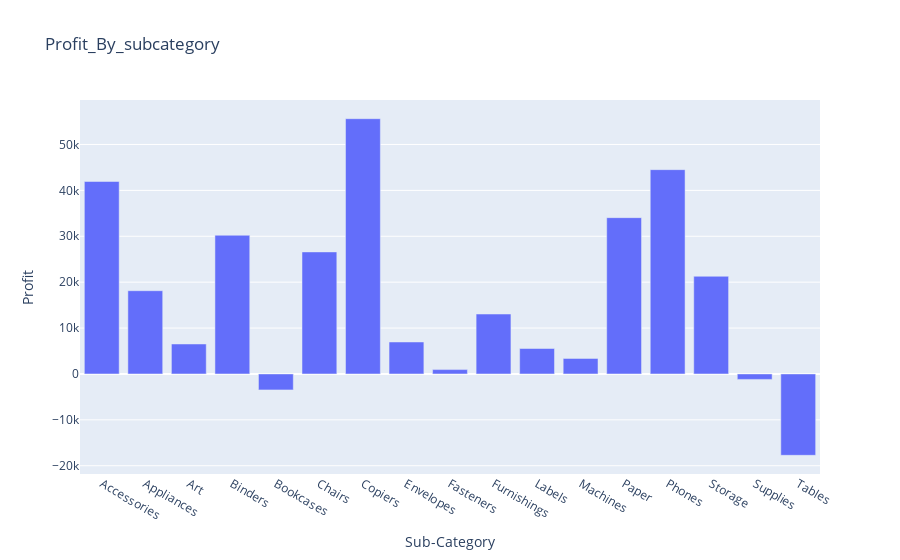

Notebook code cell kept with this figure:
### Code cell
fig = px.bar(Profit_By_subcategory, x='Sub-Category' , y='Profit', title='Profit_By_subcategory')
fig.show()

### Figure 1 — Plotly figure (JSON) as saved in the notebook; plotly's stock layout.template omitted (floating-point values rounded to 4 significant figures)
{"data": [{"alignmentgroup": "True", "hovertemplate": "Sub-Category=%{x}<br>Profit=%{y}<extra></extra>", "legendgroup": "", "marker": {"color": "#636efa", "pattern": {"shape": ""}}, "name": "", "offsetgroup": "", "orientation": "v", "showlegend": false, "textposition": "auto", "type": "bar", "x": ["Accessories", "Appliances", "Art", "Binders", "Bookcases", "Chairs", "Copiers", "Envelopes", "Fasteners", "Furnishings", "Labels", "Machines", "Paper", "Phones", "Storage", "Supplies", "Tables"], "xaxis": "x", "y": [41940.0, 18140.0, 6528.0, 30220.0, -3473.0, 26590.0, 55620.0, 6964.0, 949.5, 13060.0, 5546.0, 3385.0, 34050.0, 44520.0, 21280.0, -1189.0, -17730.0], "yaxis": "y"}], "layout": {"autosize": true, "barmode": "relative", "legend": {"tracegroupgap": 0}, "title": {"text": "Profit_By_subcategory"}, "xaxis": {"anchor": "y", "autorange": true, "domain": [0, 1], "range": [-0.5, 16.5], "title": {"text": "Sub-Category"}, "type": "category"}, "yaxis": {"anchor": "x", "autorange": true, "domain": [0, 1], "range": [-21800.0, 59690.0], "title": {"text": "Profit"}, "type": "linear"}}}
